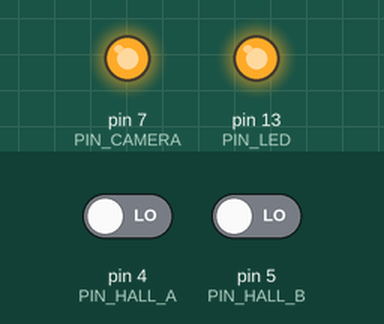
Recording of a sketch running on a simulated Arduino Uno, built with avr-gcc and run on an emulated ATmega328P. On the bench: output pins drawn as LEDs (lit = HIGH). The inputs (shaded band) are chosen by the test bench; at power-on: pin 4 (PIN_HALL_A) LOW, pin 5 (PIN_HALL_B) LOW.

Above: at 0.1 s.
Timing chart, 0 to 1.6 s (numbered marks = the images above):
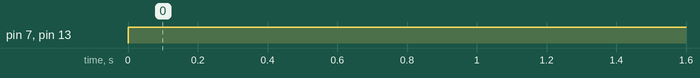

Measured:
- by itself, pin 7 (PIN_CAMERA), pin 13 (PIN_LED): LOW → HIGH at 0.00 s

The sketch:

v2.ino
```cpp
const int PIN_HALL_A = 4;
const int PIN_HALL_B = 5;
const int PIN_LED = 13;
const int PIN_CAMERA = 7;
//const unsigned long TRIGGER_PER_10_ROUND = 1184;
const unsigned long TRIGGER_PER_10_ROUND = 1184;
const unsigned long PRINT_10_ROUND = 1;

void setup() {
  pinMode(PIN_HALL_A, INPUT);
  pinMode(PIN_HALL_B, INPUT);
  pinMode(PIN_LED, OUTPUT);
  pinMode(PIN_CAMERA, OUTPUT);
  digitalWrite(PIN_LED, LOW);
  digitalWrite(PIN_CAMERA, LOW);
  Serial.begin(115200);
}

void loop() {
  const unsigned long millis_start = millis();
  unsigned long i_round = 0;
  for (unsigned long i_trigger = 0; i_trigger < PRINT_10_ROUND * TRIGGER_PER_10_ROUND; ++i_trigger) {
    while ((digitalRead(PIN_HALL_A) ^ (i_trigger & 1)) | (digitalRead(PIN_HALL_B) ^ (i_trigger & 1)));
    if (i_trigger == i_round * TRIGGER_PER_10_ROUND / 10) {
      digitalWrite(PIN_LED, !digitalRead(PIN_LED));
      digitalWrite(PIN_CAMERA, !digitalRead(PIN_CAMERA));
      ++i_round;
    }
//    delayMicroseconds(100);
  }
  const unsigned long millis_end = millis();
  float rps = 10 * (float)PRINT_10_ROUND / (millis_end - millis_start) * 1e3 * 60;
  Serial.println(rps);
}
```
